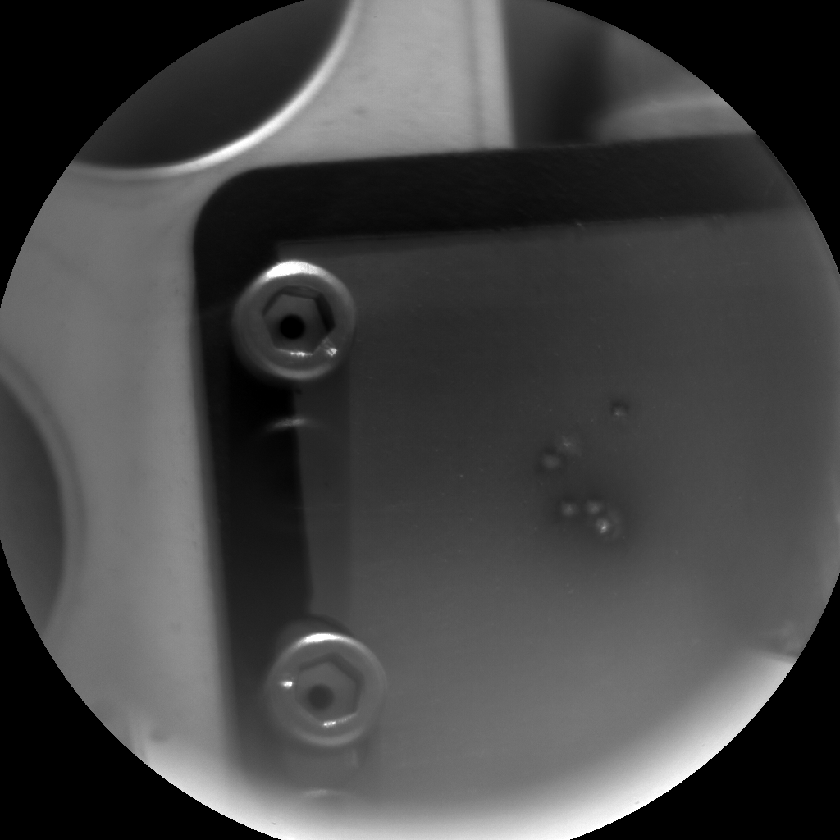
#> input picture chemcam_rmi/sol00010/cr0_398380645prc_f0030000ccam04010l1.tif, 840 x 840 px, shrunk from 1024 x 1024 before the run; its folder holds only this picture in this run
$ python -i chemcam_rmi.py   (imports and definitions only)
#> lines starting #> are read from the running program, lines starting #| are printed output that depends on the picture; after the words box and inside, x2 and y2 are one past the last pixel; in counts of white or black regions, pixels touching at a corner belong together
import os
import numpy as np
from skimage import io, filters, measure, morphology
import pandas as pd
import matplotlib.pyplot as plt
from tifffile import imread

# ========================================
# CONFIGURACIÓN (AJUSTADA A TUS ARCHIVOS)
# ========================================
scale = 30  # Resolución en micras/píxel (ChemCam RMI)
min_grain_size_px = 20  # Área mínima en píxeles
output_csv = "grain_size_results.csv"

# Patrones específicos para tus archivos
PREFIXES = ('cr0_',)  # Tus archivos empiezan con cr0_
EXTENSIONS = ('.tif', '.tiff', '.TIF', '.TIFF', '.tif')  # Covers all case variations

# ========================================
# FUNCIÓN DE PROCESAMIENTO (igual que antes)
# ========================================
def process_image(image_path):
    try:
        image = imread(image_path)
#> image is the input picture: shape (840, 840) uint16; min 0, max 65535, mean 17609.2
        if image.dtype == np.uint16:
            image = (image / 256).astype(np.uint8)
        blurred = filters.gaussian(image, sigma=1.5)
        thresh = filters.threshold_otsu(blurred)
#> thresh = 0.303
        binary = blurred > thresh
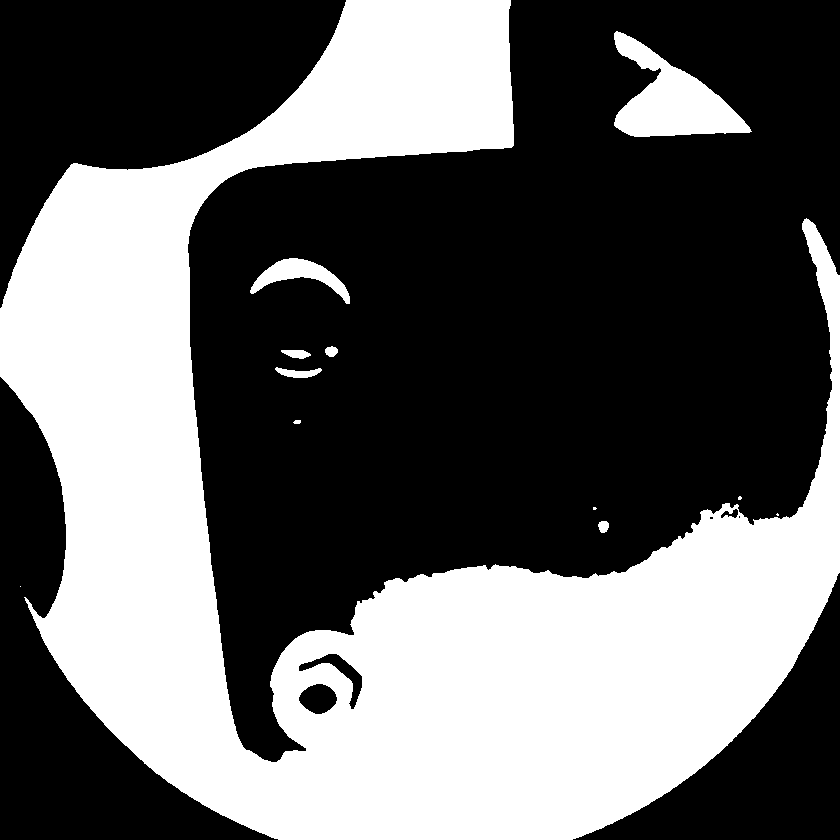
#> binary: shape (840, 840) bool; 39.5% white; 12 white regions (4 under 20 px), largest, box (x1, y1, x2, y2) and area: (0, 0, 840, 840) 269650, (614, 31, 752, 137) 6928, (250, 258, 350, 304) 1641
        cleaned = morphology.remove_small_objects(binary, min_size=min_grain_size_px)
        cleaned = morphology.remove_small_holes(cleaned, area_threshold=min_grain_size_px)
#> cleaned: shape (840, 840) bool; 39.5% white; 8 white regions
        labels = measure.label(cleaned)
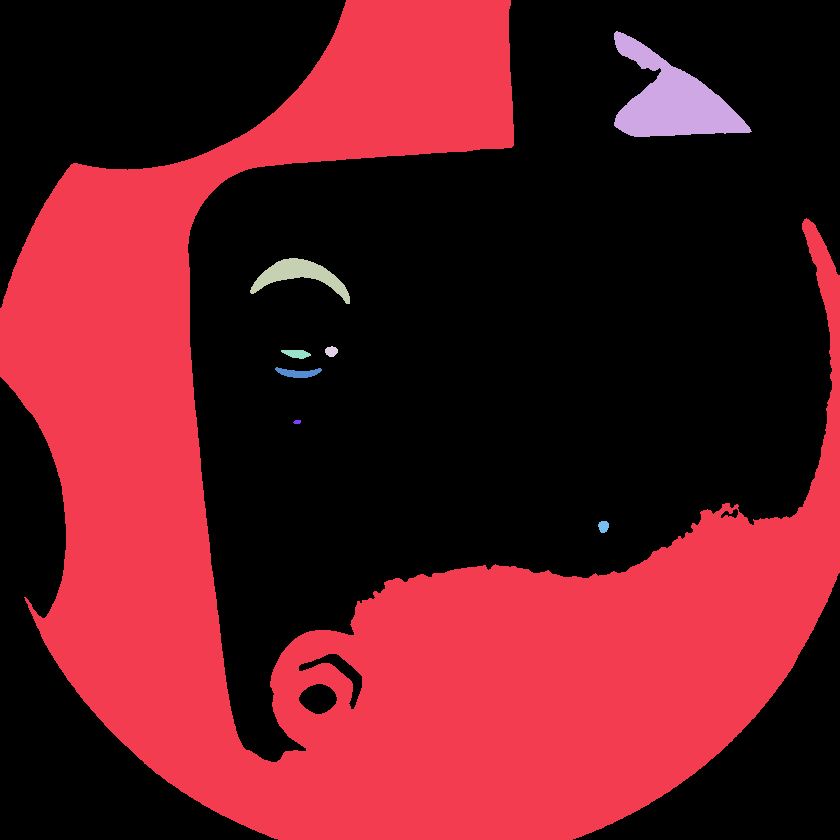
#> labels: shape (840, 840) int32; 9 distinct labels, from 0 to 8; one colour per label, 0 black
        regions = measure.regionprops(labels)
#> regions = 8 regions; box (x1, y1, x2, y2) and area: (0, 0, 840, 840) 269658, (614, 31, 752, 137) 6928, (250, 258, 350, 304) 1641, (275, 367, 322, 378) 293, (281, 350, 311, 359) 186, (325, 346, 338, 357) 107, (598, 521, 609, 533) 104, (293, 420, 301, 424) 27
        return [2 * np.sqrt(r.area / np.pi) * scale for r in regions]
    except Exception as e:
        print(f"Error procesando {os.path.basename(image_path)}: {str(e)}")
        return []

# ========================================
# BÚSQUEDA Y PROCESAMIENTO (AJUSTADO)
# ========================================
results = []
# [45 lines not run here, left out]

>>> result = process_image('sol00010/cr0_398380645prc_f0030000ccam04010l1.tif')
#> result = [17578.5, 2817.6, 1371.3, 350.2, 461.7, 579.4, 175.9, 345.2]

$ run again, on chemcam_rmi/sol00010/cr0_398380999prc_f0030000ccam05010l1.tif
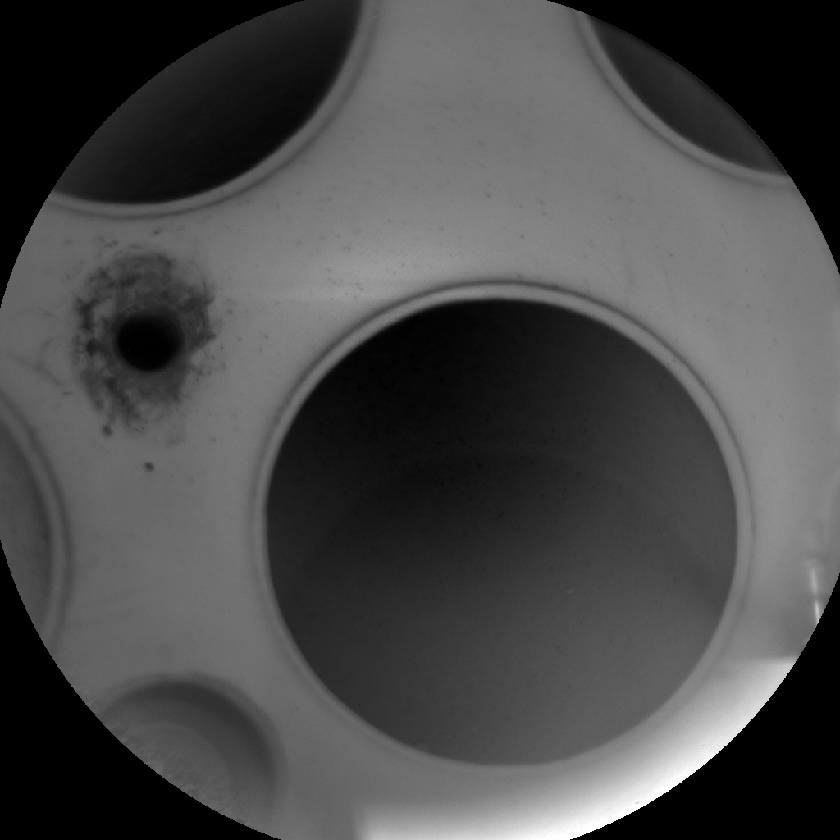
#> input picture chemcam_rmi/sol00010/cr0_398380999prc_f0030000ccam05010l1.tif, 840 x 840 px, shrunk from 1024 x 1024 before the run
#> in process_image, image is the input picture: shape (840, 840) uint16; min 0, max 65535, mean 18826
#> thresh = 0.264
#> in process_image, `binary = blurred > thresh`:
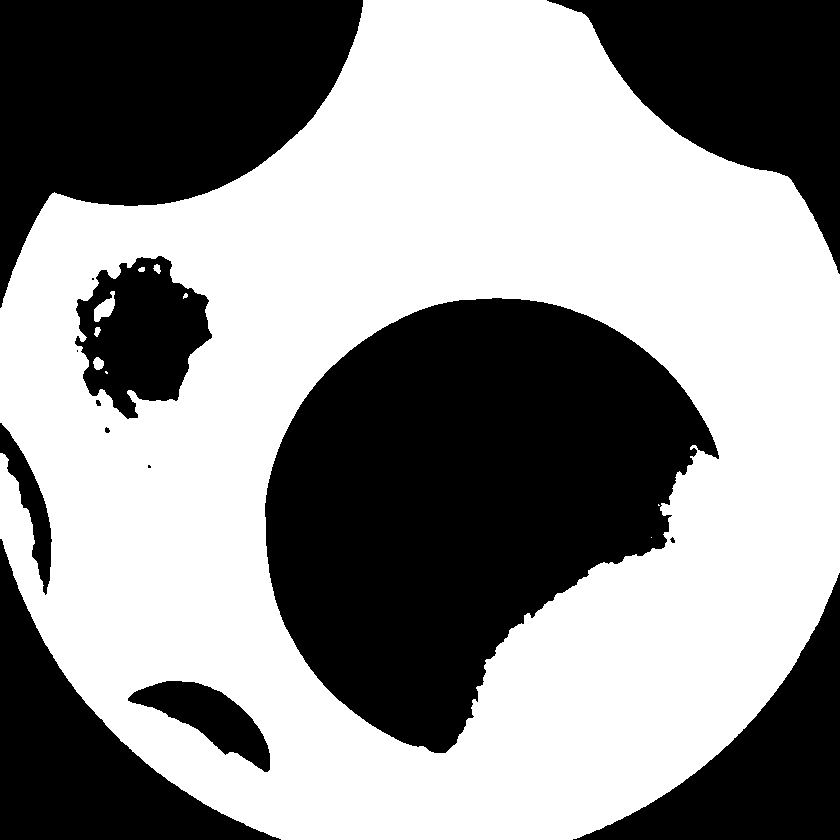
#> binary: shape (840, 840) bool; 56.5% white; 14 black regions (4 under 20 px), largest, box (x1, y1, x2, y2) and area: (265, 298, 719, 753) 129746, (0, 0, 363, 308) 64636, (547, 0, 840, 274) 37059
#> in process_image, `labels = measure.label(cleaned)`:
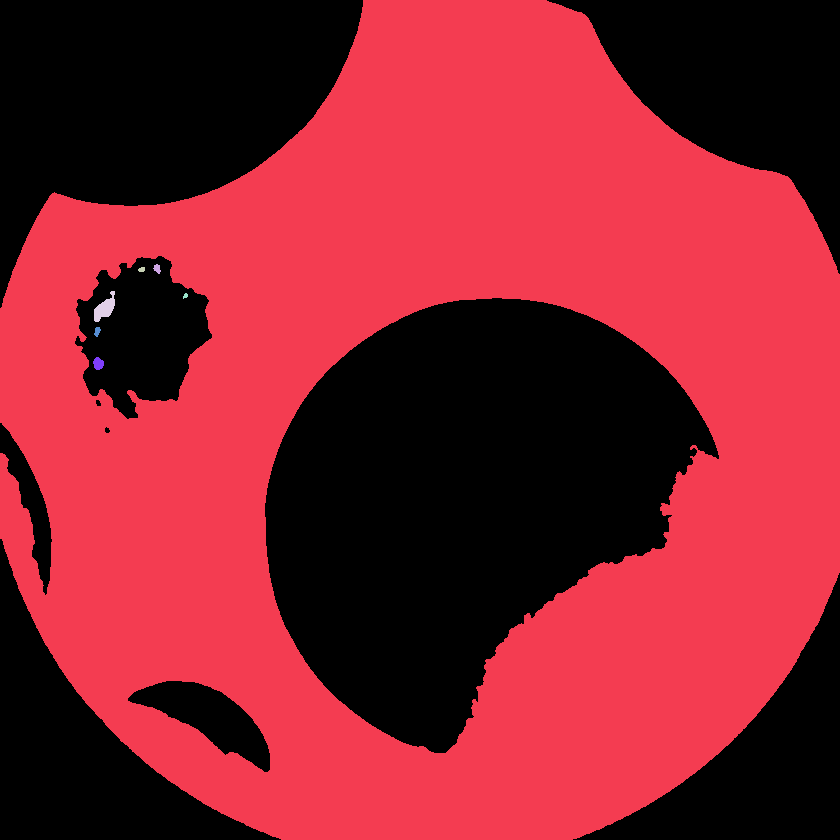
#> labels: shape (840, 840) int32; 8 distinct labels, from 0 to 7; one colour per label, 0 black
#> regions = 7 regions; box (x1, y1, x2, y2) and area: (0, 0, 840, 840) 397824, (94, 291, 115, 322) 341, (93, 357, 104, 370) 106, (153, 264, 161, 274) 50, (94, 327, 101, 337) 46, (138, 267, 145, 272) 29, (183, 293, 188, 299) 20
#> result = [21351.2, 239.4, 182.3, 625.1, 151.4, 229.6, 348.5]
